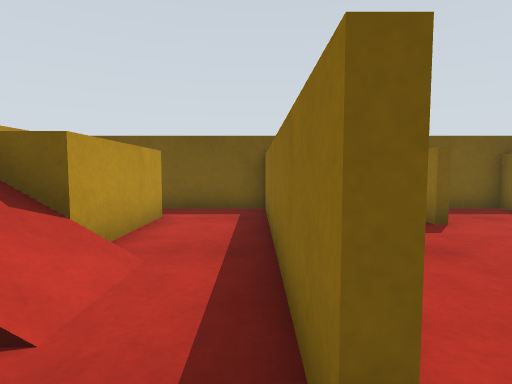
View 1 (above)

15 first-person views from a walk through a world built for the Gazebo simulator. The camera is 0.21 m above the floor, tilts 4° down and sees 80° across. The floor is counted in squares, 0.2 m on a side. Each view is taken from the middle of a square. On the plan, view 1 faces up. The plan holds only what a view shows up to about 12 squares ahead; the rest is blank.

View 2
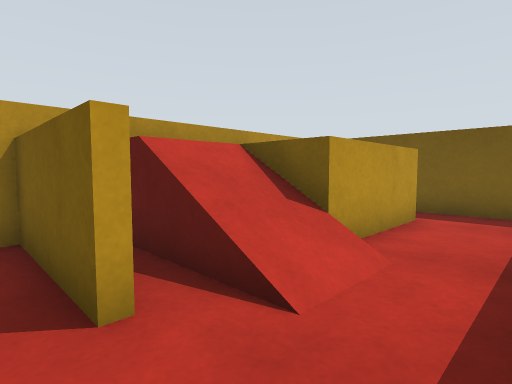

View 3
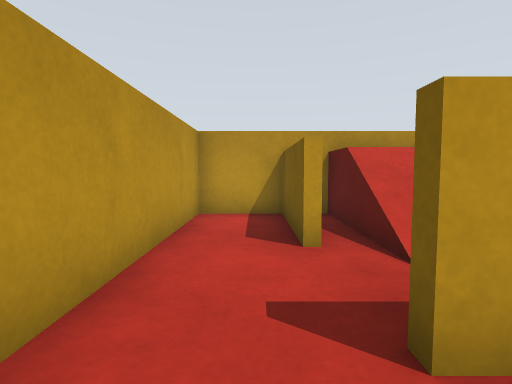

View 4
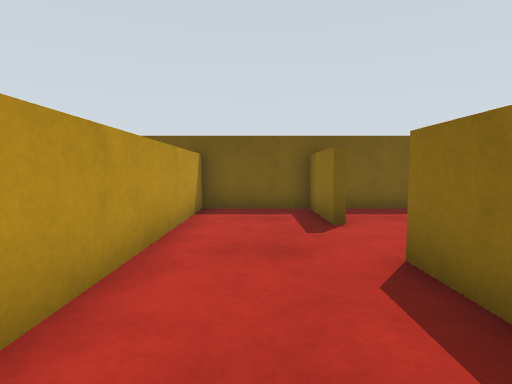

View 5
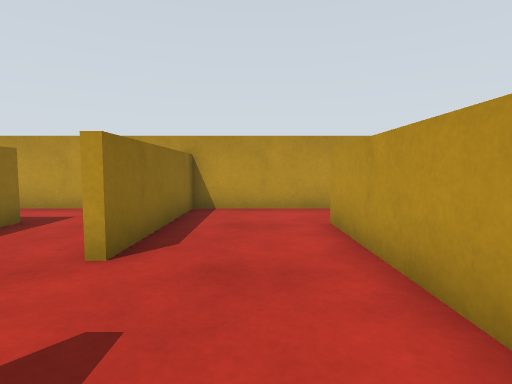

View 6
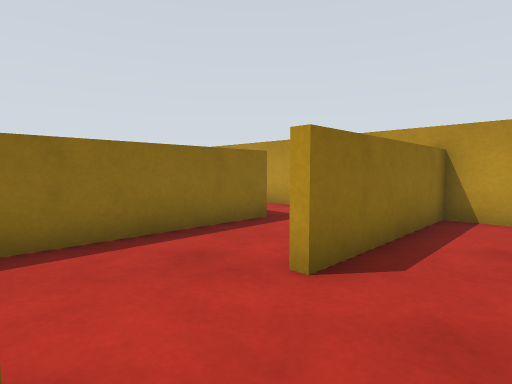

View 7
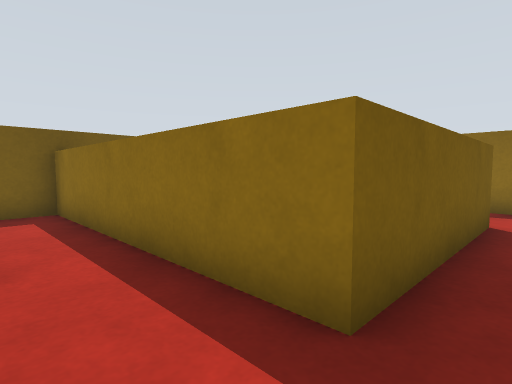

View 8
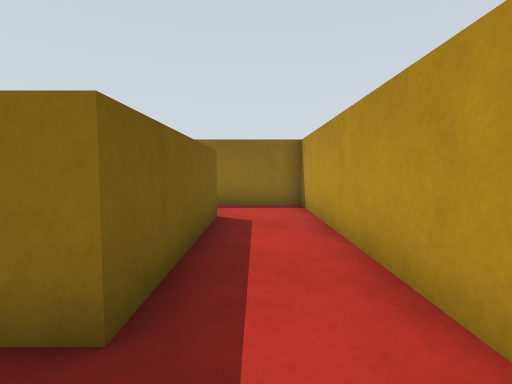

View 9
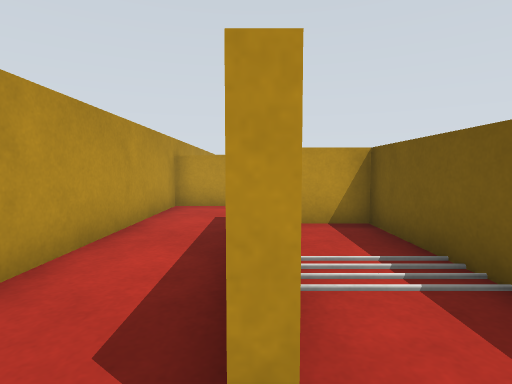

View 10
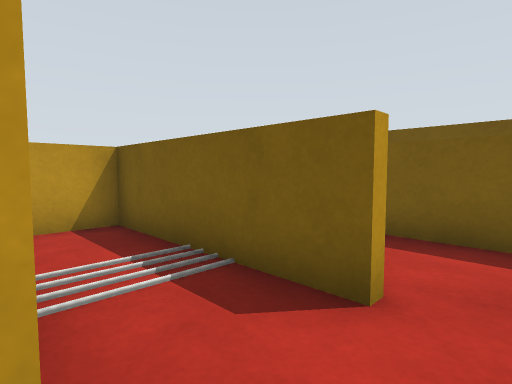

View 11
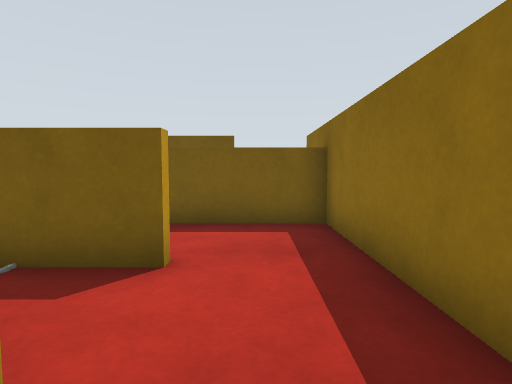

View 12
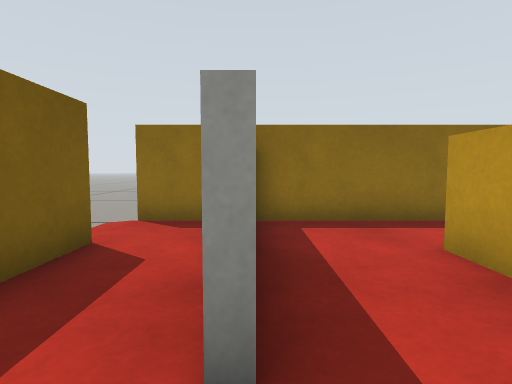

View 13
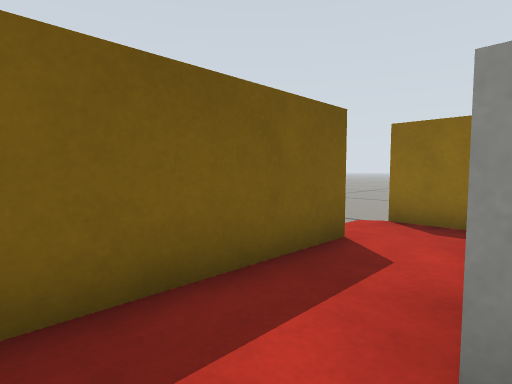

View 14
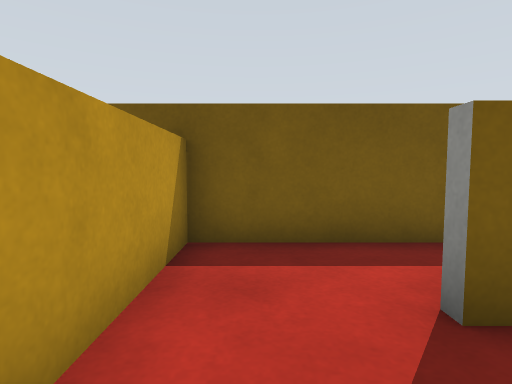

View 15
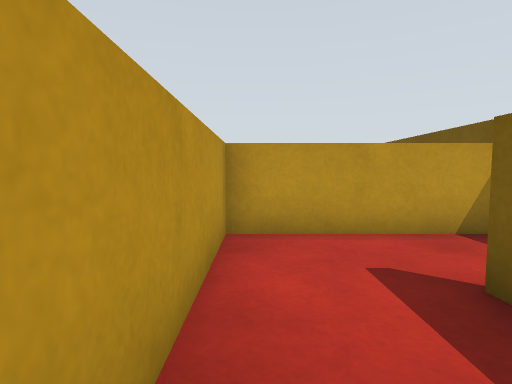

### Floor plan
Key: @ floor where view 1 was taken; # wall or solid block; . main floor; : floor 0.3 m higher than the main floor; / step, stairs or slope; = window, fence, low wall or low ledge.
Columns run from 5 left of view 1 to 16 right of it. Each row starts with its distance up from view 1.
 10                     ..
  9                   ....
  8   ################.#
  7    #.#...#..#......#
  6    #.#...#..#..#####
  5    #.#......#......#
  4   =#.#......#......#
  3  ://.#...#..######.#
  2 :://.#...#..#......#
  1 ##=/.#...#..######.#
  0 #....@...#.........#
 -1 ####################

Positions as (right, up) in squares from view 1, and headings:
1: (0, 0), facing up
2: (0, 0), facing up-left
3: (2, 0), facing left
4: (2, 0), facing up
5: (2, 7), facing down
6: (2, 6), facing down-right
7: (5, 0), facing up-right
8: (5, 0), facing right
9: (13, 1), facing left
10: (13, 1), facing up-left
11: (13, 0), facing up
12: (8, 6), facing right
13: (8, 6), facing up-right
14: (8, 4), facing up
15: (12, 4), facing left
